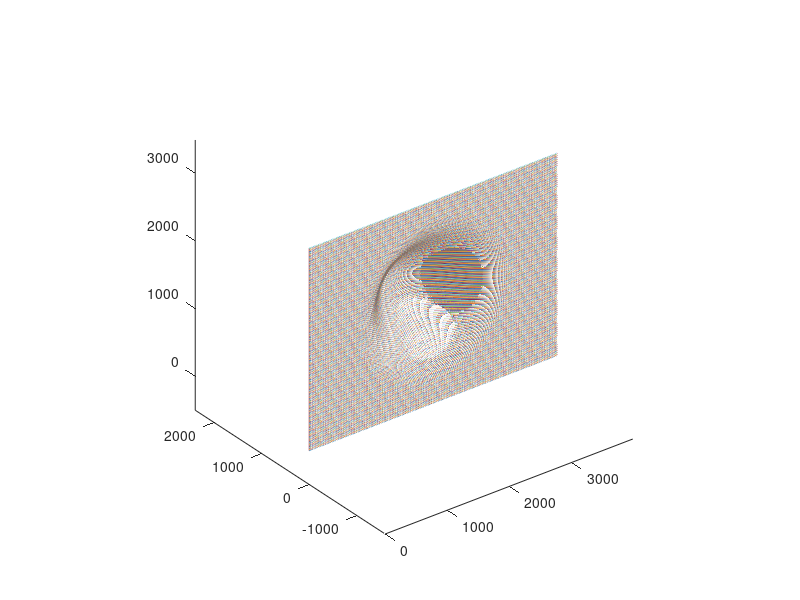

Source code (MATLAB):
clc;
clear all;
close all;

flag_printf = 1;
flag_topo_y = 1;

nx = 400;
nz = 300;

dx = 10;
dz = 10;
origin_x = 0;
origin_y = 0;
origin_z = 0;

by = zeros(nz,nx,3);
% NOTE: 
% Conventional right-hand 
% coordinate system
% coord y incremental with j
% coord z incremental with k
for k=1:nz
  for i=1:nx
    by(k,i,1) = origin_x + (i-1)*dx;
    by(k,i,2) = origin_y;
    by(k,i,3) = origin_z + (k-1)*dz;
  end
end

if  flag_topo_y
  point_x = origin_x + floor(nx/2)*dx; 
  point_z = origin_z + floor(nz/2)*dz; 
  L = 0.3*nx*dx;
  H = 0.2*nx*dx;
  for k = 1:nz
    for i = 1:nx
      r1 = sqrt((by(k,i,1)-point_x)^2 + (by(k,i,3)-point_z)^2);
      topo = 0;
      if(r1 <L)
          topo = 0.5*H * (1+cos(pi*r1/L));
      end
      
      by(k,i,2) = by(k,i,2) + topo;
    end
  end
end
A = 0.00001;

if flag_printf
    figure(1)   
    plot3(permute(by(:,:,1),[2,1,3]),permute(by(:,:,2),[2,1,3]),permute(by(:,:,3),[2,1,3]));
    hold on;
    plot3(by(:,:,1),by(:,:,2),by(:,:,3));
    axis equal;
end

% trans direction y to z
% need keep Right-Handed Coordinate System
%ny = nz;
%bz = zeros(ny,nx,3);
%bz(:,:,1) = by(:,:,1);
%bz(:,:,2) = by(:,:,3);
%bz(:,:,3) = by(:,:,2);
%if flag_printf
%    figure(2)   
%    plot3(permute(bz(:,:,1),[2,1,3]),permute(bz(:,:,2),[2,1,3]),permute(bz(:,:,3),[2,1,3]));
%    hold on;
%    plot3(bz(:,:,1),bz(:,:,2),bz(:,:,3));
%    axis equal;
%end
% creat data file
file_name = '../data_file_3d.txt';
fid=fopen(file_name,'w'); % Output file name 
fprintf(fid,'# nx number\n'); 
fprintf(fid,'%d\n',nx);
fprintf(fid,'# nz number\n'); 
fprintf(fid,'%d\n',nz);
fprintf(fid,'# by coords\n'); 
for k=1:nz
  for i=1:nx
    fprintf(fid,'%.9e %.9e %.9e\n',by(k,i,1),by(k,i,2),by(k,i,3));
  end
end
